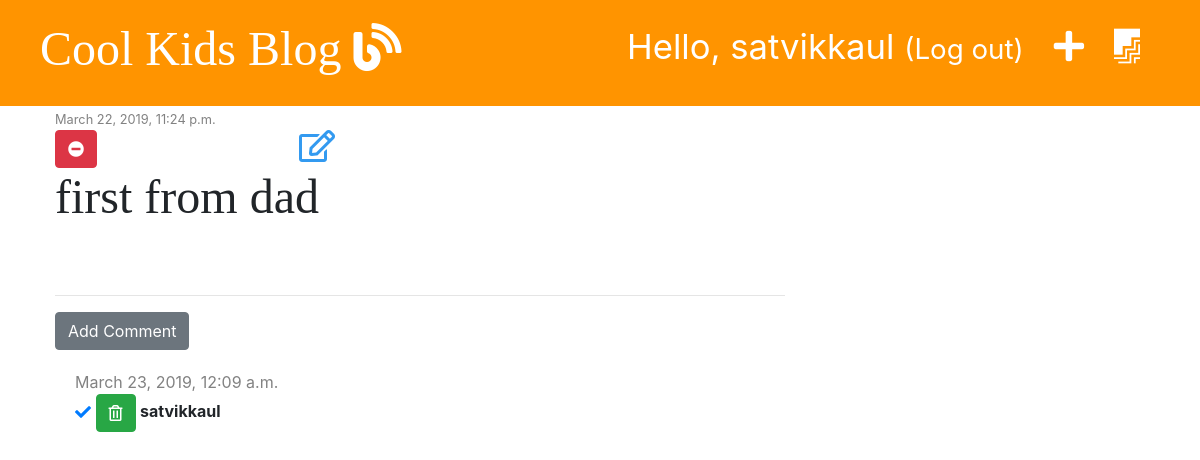
The page /post/11/ (signed in) on the database as committed earlier.
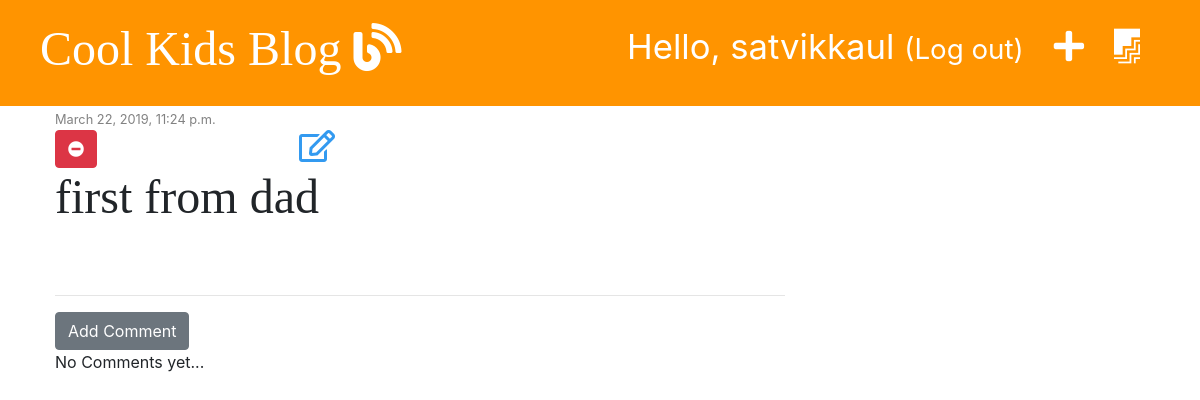
The same page on the database as committed later.
### blog/models.py (models this page shows, shortened)
class Comment(models.Model):
    post = models.ForeignKey('blog.Post', on_delete=models.CASCADE, related_name='comments')
    author = models.CharField(max_length=200)
    text = models.TextField()
    created_date = models.DateTimeField(default=timezone.now)
    approved = models.BooleanField(default = False)

### blog/views.py (the view)
# urls.py: path('post/<int:pk>/', views.post_detail, name='post_detail'),
def post_detail(request, pk):
    post = get_object_or_404(Post, pk=pk)
    stuff_for_frontend = {'post' : post}
    return render(request, 'blog/post_detail.html', stuff_for_frontend)

### blog/templatetags/markdownify.py (called while the page is built)
@register.filter
def markdown(value):
    renderer = HighlightRenderer()
    markdown = mistune.Markdown(renderer=renderer)
    return markdown(value)

### blog/templates/blog/post_detail.html (shortened to what this page needs)
{% extends 'blog/base.html' %}
{% load markdownify %}
{% block content %}
    <div class="post">
        {% if post.published_date %}
            <div class="date">
                <small>{{ post.published_date }}</small>
            </div>
            {% else %}
                  <a href="{% url 'post_publish' pk=post.pk %}" class="btn btn-primary">Publish</a>
        {% endif %}
        {% if user.is_authenticated %}
          <a href="{% url 'post_edit' pk=post.pk %}"><i class="far fa-edit fa-2x" style="color: #339af0; float:right; padding-right:450px;"></i></a>
        {% endif %}
        <a href="{% url 'post_delete' pk=post.pk %}" class="btn btn-danger"
        onclick="return confirm('Are you sure you want to permanently DELETE this post ?')">
        <i class="fas fa-minus-circle" ></i></a>
        <h1>{{ post.title }}</h1>
    </div>
    <hr>
    <a href="{% url 'add_comment_to_post' pk=post.pk %}" class="btn btn-secondary">Add Comment</a>
    {% for comment in post.comments.all %}
        {% if user.is_authenticated or comment.approved %}
        <div class="comment">
          <div class="date">
            {{ comment.created_date }}
          </div>
          {% if not comment.approved and user.is_superuser %}
              <a href="{% url 'comment_approve' pk=comment.pk %}"><i class="fas fa-check"></i></a>
              <a href="{% url 'comment_remove' pk=comment.pk %}" class="btn btn-success"><i class="far fa-trash-alt"></i></a>
              {% endif %}
          <strong>{{ comment.author }}</strong>
        </div>
        {% endif %}
    {% empty %}
          <p>No Comments yet...</p>
    {% endfor %}
{% endblock %}

Rows that differ between the two databases and show on the page:
removed Comment: created_date "March 23, 2019, 12:09 a.m.", approved False (drawn), author "satvikkaul"
Other text that changed with them:
text now shown: "No Comments yet..."
